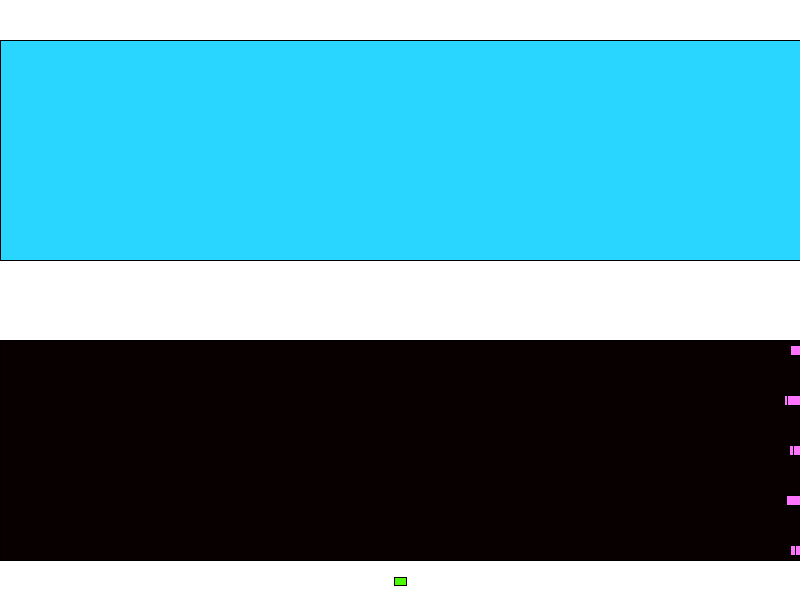
Frame 1 (no input)
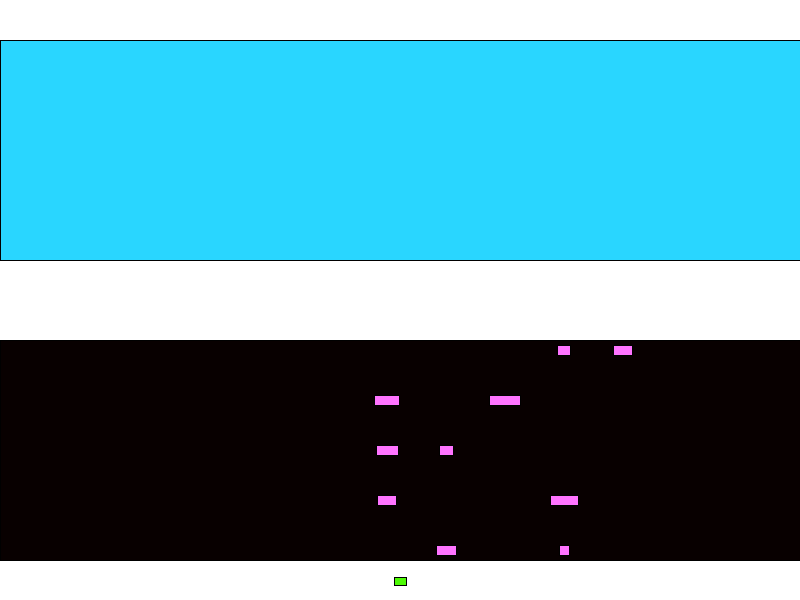
Frame 60 (the mouse pressed at the canvas centre just before this capture)
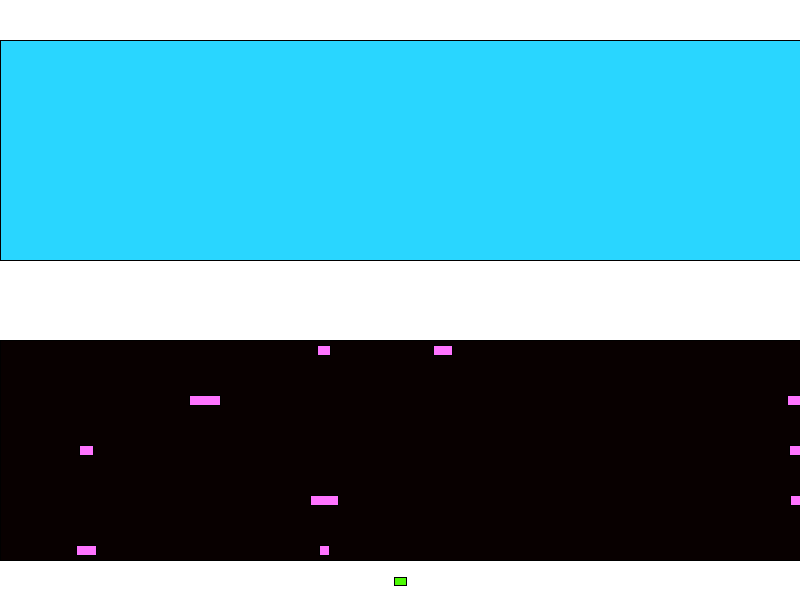
Frame 120 (the mouse held since frame 60 and released just before this capture)

The Processing sketch that drew these frames (run headless with seeded random() and noise(); from frame 60 on, the mouse is pressed at the canvas centre):

// Processing sketch: JuegoFrogger
// ── JuegoFrogger.pde
Terreno terreno;
Terreno terreno1;
Rana rana;
Plataforma plataforma;
SpawnerVehiculos[] vehiculo;
void setup(){
size(800,600);
terreno=new Terreno(new PVector(width/2,height-150));
terreno.setAlto(220);
terreno.setAncho(width);
terreno.setColorC(#080000);
terreno1=new Terreno(new PVector(width/2,height-450));
terreno1.setAlto(220);
terreno1.setAncho(width);
terreno1.setColorC(#29D6FF);
rana=new Rana();
rana.setPosicin(new PVector(width/2,height-19));
rana.setVelocidad(new PVector(20,26));
plataforma=new Plataforma(new PVector(width,height));
vehiculo=new SpawnerVehiculos[2];
for(int i=0; i<vehiculo.length; i++){
  vehiculo[i]=new SpawnerVehiculos();
  vehiculo[i].generarVehiculo(plataforma);
  }
}

void draw(){
  background(255);
  terreno.display();
  terreno1.display();
  rana.display();
  for(int i=0; i<vehiculo.length; i++){
  vehiculo[i].mostrarVehiculo();
  }
}

void keyPressed(){
  rana.movimiento();
}

// ── GameObject.pde
public abstract class GameObject{
  protected PVector posicion;
  protected PVector velocidad;
  
  public void setposicion(PVector posicion){
    this.posicion=posicion;
  }
  
  public PVector getPosicion(){
    return this.posicion;
  }
  
  public void setVelocidad(PVector velocidad){
    this.velocidad=velocidad;
  }
  
  public abstract void display();
  
  
}

// ── Plataforma.pde
public class Plataforma extends GameObject{
  private int alto;
  private int ancho;
  
  Plataforma(PVector posicion){
    this.posicion=posicion;
  }
  Plataforma(PVector posicion,PVector velo,int alto,int ancho){
    this.posicion=posicion;
    this.velocidad=velo;
    this.alto=alto;
    this.ancho=ancho;
  }
  
  void setAlto(int alto){
    this.alto=alto;
  }
  public int getAlto(){
    return this.alto;
  }
  
  void setAncho(int ancho){
    this.ancho=ancho;
  }
  public int getAncho(){
    return this.ancho;
  }  
  
  void display(){
  
  }
  
  void movimiento(){
  
  }
  
}

// ── Rana.pde
public class Rana{
  private PVector posicion;
  private PVector velocidad;
  
  Rana(){
  
  }
  
  public PVector getPosicion(){
  return this.posicion;
  }
  
  public void setPosicin(PVector pos){
  this.posicion=pos;
  }

  public PVector getvelocidad(){
    return this.velocidad;
  }
  
  public void setVelocidad(PVector vel){
    this.velocidad=vel;
  }
  
public void display(){
  fill(#4DFA05);
  rectMode(CENTER);
  rect(this.posicion.x,this.posicion.y,12,8);
}

public void movimiento(){
  if(key=='d'){
    this.posicion.x+=this.velocidad.x;
  }
   if(key=='a'){
    this.posicion.x-=this.velocidad.x;
  }
   if(key=='w'){
    this.posicion.y-=this.velocidad.y;
  }
  if(key=='s'){
    this.posicion.y+=this.velocidad.y;
    }
  }


}

// ── SpawnerVehiculos.pde
 class SpawnerVehiculos{
 private Vehiculo[] vehiculo;
  
    public SpawnerVehiculos(){
      vehiculo = new Vehiculo[6]; 
     }
     
     public void generarVehiculo(Plataforma plataforma){
       vehiculo[0]=new Vehiculo(new PVector(plataforma.getPosicion().x,plataforma.getPosicion().y-50),new PVector(int(random(3,8)),0),10,int(random(10,50)));
       vehiculo[1]=new Vehiculo(new PVector(plataforma.getPosicion().x,plataforma.getPosicion().y-100),new PVector(int(random(3,8)),0),10,int(random(10,50)));
       vehiculo[3]=new Vehiculo(new PVector(plataforma.getPosicion().x,plataforma.getPosicion().y-150),new PVector(int(random(3,8)),0),10,int(random(10,50)));
       vehiculo[4]=new Vehiculo(new PVector(plataforma.getPosicion().x,plataforma.getPosicion().y-200),new PVector(int(random(3,8)),0),10,int(random(10,50)));
       vehiculo[5]=new Vehiculo(new PVector(plataforma.getPosicion().x,plataforma.getPosicion().y-250),new PVector(int(random(3,8)),0),10,int(random(10,50)));
   }
     
   public void mostrarVehiculo(){
     for(Vehiculo m:vehiculo){
       if(m !=null){
         m.display();
         m.movimiento();
       }
     }
   }  
   
 }

// ── Terreno.pde
public class Terreno extends GameObject{
  private int ancho;
  private int  alto;
  private int colorC;
  
  Terreno(PVector pos){
    this.posicion=pos;
  }
  
  void setAncho(int ancho){
    this.ancho=ancho;
  }
  public int getAncho(){
    return this.ancho;
  } 
  void setAlto(int alto){
    this.alto=alto;
  }
  public int getAlto(){
    return this.alto;
  }
  void setColorC(color colorC){
    this.colorC=colorC;
  }
  public int getColorC(){
    return this.colorC;
  }
  
  public void display(){
  fill(colorC);
    rectMode(CENTER);
    rect(this.posicion.x,this.posicion.y,ancho,alto);
  }
  
}

// ── Vehiculo.pde
public class Vehiculo extends GameObject{
  private int alto;
  private int ancho;
  
  Vehiculo(){
    
  }
  
  Vehiculo(PVector posicion, PVector velocidad,int alto,int ancho){
  this.posicion=posicion;
  this.velocidad=velocidad;
  this.alto=alto;
  this.ancho=ancho;
  }
  
  void setAlto(int alto){
    this.alto=alto;
  }
  public int getAlto(){
    return this.alto;
  }
  
  void setAncho(int ancho){
    this.ancho=ancho;
  }
  public int getAncho(){
    return this.ancho;
  }
  
  void display(){
  fill(255,115,255);
  rect(this.posicion.x,this.posicion.y,ancho,alto);
  }
  
  public void movimiento(){
    this.posicion.x-=this.velocidad.x;
    if(this.posicion.x<-30){
      this.posicion.x=width;
    }
  }
  
}
